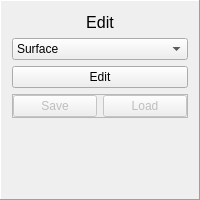
        <widget class="QFrame" name="editFrame">
         <property name="minimumSize">
          <size>
           <width>130</width>
           <height>0</height>
          </size>
         </property>
         <property name="maximumSize">
          <size>
           <width>200</width>
           <height>200</height>
          </size>
         </property>
         <property name="frameShape">
          <enum>QFrame::Panel</enum>
         </property>
         <property name="frameShadow">
          <enum>QFrame::Raised</enum>
         </property>
         <layout class="QVBoxLayout" name="verticalLayout_8">
          <item>
           <widget class="QLabel" name="editLabel">
            <property name="minimumSize">
             <size>
              <width>0</width>
              <height>20</height>
             </size>
            </property>
            <property name="maximumSize">
             <size>
              <width>16777215</width>
              <height>20</height>
             </size>
            </property>
            <property name="font">
             <font>
              <pointsize>12</pointsize>
             </font>
            </property>
            <property name="text">
             <string>Edit</string>
            </property>
            <property name="alignment">
             <set>Qt::AlignCenter</set>
            </property>
           </widget>
          </item>
          <item>
           <widget class="QComboBox" name="editPropertyComboBox">
            <item>
             <property name="text">
              <string>Surface</string>
             </property>
            </item>
            <item>
             <property name="text">
              <string>Split</string>
             </property>
            </item>
            <item>
             <property name="text">
              <string>Roof profile</string>
             </property>
            </item>
           </widget>
          </item>
          <item>
           <widget class="QPushButton" name="editLayerButton">
            <property name="maximumSize">
             <size>
              <width>16777215</width>
              <height>16777215</height>
             </size>
            </property>
            <property name="text">
             <string>Edit</string>
            </property>
           </widget>
          </item>
          <item>
           <widget class="QFrame" name="saveLoadShapeFrame">
            <property name="enabled">
             <bool>false</bool>
            </property>
            <property name="frameShape">
             <enum>QFrame::StyledPanel</enum>
            </property>
            <property name="frameShadow">
             <enum>QFrame::Raised</enum>
            </property>
            <layout class="QHBoxLayout" name="horizontalLayout_15">
             <property name="leftMargin">
              <number>0</number>
             </property>
             <property name="topMargin">
              <number>0</number>
             </property>
             <property name="rightMargin">
              <number>0</number>
             </property>
             <property name="bottomMargin">
              <number>0</number>
             </property>
             <item>
              <widget class="QPushButton" name="saveLayerButton">
               <property name="text">
                <string>Save</string>
               </property>
              </widget>
             </item>
             <item>
              <widget class="QPushButton" name="loadLayerButton">
               <property name="text">
                <string>Load</string>
               </property>
              </widget>
             </item>
            </layout>
           </widget>
          </item>
          <item>
           <spacer name="verticalSpacer_5">
            <property name="orientation">
             <enum>Qt::Vertical</enum>
            </property>
            <property name="sizeHint" stdset="0">
             <size>
              <width>20</width>
              <height>40</height>
             </size>
            </property>
           </spacer>
          </item>
          <item>
           <spacer name="verticalSpacer_3">
            <property name="orientation">
             <enum>Qt::Vertical</enum>
            </property>
            <property name="sizeHint" stdset="0">
             <size>
              <width>20</width>
              <height>40</height>
             </size>
            </property>
           </spacer>
          </item>
         </layout>
        </widget>
